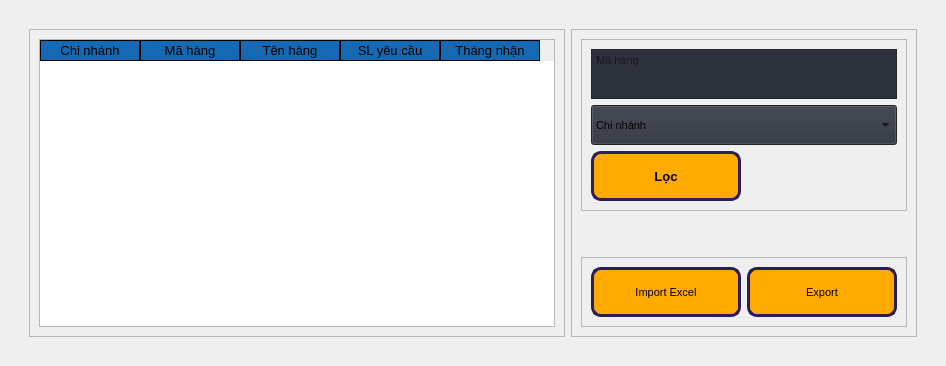
               <widget class="QWidget" name="page_8">
                <layout class="QVBoxLayout" name="verticalLayout_35">
                 <item>
                  <widget class="QWidget" name="widget_5" native="true">
                   <layout class="QVBoxLayout" name="verticalLayout_42">
                    <item>
                     <widget class="QWidget" name="widget_6" native="true">
                      <layout class="QHBoxLayout" name="horizontalLayout_20">
                       <item>
                        <widget class="QFrame" name="frame_26">
                         <property name="styleSheet">
                          <string notr="true">
QTableWidget{
font-size:8t;
}
QHeaderView::section{
background-color:rgb(21, 105, 178);
border:1px solid rgb(0,0,0);
font-size:10pt;
}
</string>
                         </property>
                         <property name="frameShape">
                          <enum>QFrame::StyledPanel</enum>
                         </property>
                         <property name="frameShadow">
                          <enum>QFrame::Raised</enum>
                         </property>
                         <layout class="QVBoxLayout" name="verticalLayout_36">
                          <item>
                           <widget class="QTableWidget" name="tbNhuCau">
                            <property name="font">
                             <font>
                              <pointsize>8</pointsize>
                             </font>
                            </property>
                            <property name="styleSheet">
                             <string notr="true"/>
                            </property>
                            <property name="sizeAdjustPolicy">
                             <enum>QAbstractScrollArea::AdjustToContents</enum>
                            </property>
                            <column>
                             <property name="text">
                              <string>Chi nhánh</string>
                             </property>
                             <property name="background">
                              <color>
                               <red>255</red>
                               <green>255</green>
                               <blue>255</blue>
                              </color>
                             </property>
                            </column>
                            <column>
                             <property name="text">
                              <string>Mã hàng</string>
                             </property>
                            </column>
                            <column>
                             <property name="text">
                              <string>Tên hàng</string>
                             </property>
                            </column>
                            <column>
                             <property name="text">
                              <string>SL yêu cầu</string>
                             </property>
                            </column>
                            <column>
                             <property name="text">
                              <string>Tháng nhận</string>
                             </property>
                            </column>
                           </widget>
                          </item>
                         </layout>
                        </widget>
                       </item>
                       <item alignment="Qt::AlignRight|Qt::AlignTop">
                        <widget class="QFrame" name="frame_27">
                         <property name="sizePolicy">
                          <sizepolicy hsizetype="Expanding" vsizetype="Expanding">
                           <horstretch>0</horstretch>
                           <verstretch>0</verstretch>
                          </sizepolicy>
                         </property>
                         <property name="minimumSize">
                          <size>
                           <width>125</width>
                           <height>0</height>
                          </size>
                         </property>
                         <property name="maximumSize">
                          <size>
                           <width>700</width>
                           <height>16777215</height>
                          </size>
                         </property>
                         <property name="font">
                          <font>
                           <pointsize>8</pointsize>
                          </font>
                         </property>
                         <property name="frameShape">
                          <enum>QFrame::StyledPanel</enum>
                         </property>
                         <property name="frameShadow">
                          <enum>QFrame::Raised</enum>
                         </property>
                         <layout class="QVBoxLayout" name="verticalLayout_39">
                          <item>
                           <widget class="QFrame" name="frame_28">
                            <property name="minimumSize">
                             <size>
                              <width>0</width>
                              <height>150</height>
                             </size>
                            </property>
                            <property name="styleSheet">
                             <string notr="true"/>
                            </property>
                            <property name="frameShape">
                             <enum>QFrame::StyledPanel</enum>
                            </property>
                            <property name="frameShadow">
                             <enum>QFrame::Raised</enum>
                            </property>
                            <layout class="QVBoxLayout" name="verticalLayout_40">
                             <item>
                              <widget class="QTextEdit" name="maHangNhuCauFilter">
                               <property name="minimumSize">
                                <size>
                                 <width>0</width>
                                 <height>40</height>
                                </size>
                               </property>
                               <property name="maximumSize">
                                <size>
                                 <width>500</width>
                                 <height>50</height>
                                </size>
                               </property>
                               <property name="styleSheet">
                                <string notr="true">background-color:#2c313c;</string>
                               </property>
                               <property name="placeholderText">
                                <string>Mã hàng</string>
                               </property>
                              </widget>
                             </item>
                             <item>
                              <widget class="QComboBox" name="chiNhanhFilterCb_2">
                               <property name="minimumSize">
                                <size>
                                 <width>0</width>
                                 <height>40</height>
                                </size>
                               </property>
                               <property name="maximumSize">
                                <size>
                                 <width>500</width>
                                 <height>200</height>
                                </size>
                               </property>
                               <property name="styleSheet">
                                <string notr="true">background-color:#2c313c;</string>
                               </property>
                               <item>
                                <property name="text">
                                 <string>Chi nhánh</string>
                                </property>
                               </item>
                               <item>
                                <property name="text">
                                 <string>Yên Bái</string>
                                </property>
                               </item>
                               <item>
                                <property name="text">
                                 <string>Vĩnh Phúc</string>
                                </property>
                               </item>
                               <item>
                                <property name="text">
                                 <string>Tuyên Quang</string>
                                </property>
                               </item>
                               <item>
                                <property name="text">
                                 <string>Thanh Hóa</string>
                                </property>
                               </item>
                               <item>
                                <property name="text">
                                 <string>Thái Nguyên</string>
                                </property>
                               </item>
                               <item>
                                <property name="text">
                                 <string>Thái Bình</string>
                                </property>
                               </item>
                               <item>
                                <property name="text">
                                 <string>Sơn La</string>
                                </property>
                               </item>
                               <item>
                                <property name="text">
                                 <string>Quảng Ninh</string>
                                </property>
                               </item>
                               <item>
                                <property name="text">
                                 <string>Phú Thọ</string>
                                </property>
                               </item>
                               <item>
                                <property name="text">
                                 <string>Ninh Bình</string>
                                </property>
                               </item>
                               <item>
                                <property name="text">
                                 <string>Nghê An</string>
                                </property>
                               </item>
                               <item>
                                <property name="text">
                                 <string>Nam Định</string>
                                </property>
                               </item>
                               <item>
                                <property name="text">
                                 <string>Lào Cai</string>
                                </property>
                               </item>
                               <item>
                                <property name="text">
                                 <string>Lạng Sơn</string>
                                </property>
                               </item>
                               <item>
                                <property name="text">
                                 <string>Hưng Yên</string>
                                </property>
                               </item>
                               <item>
                                <property name="text">
                                 <string>Hòa Bình</string>
                                </property>
                               </item>
                               <item>
                                <property name="text">
                                 <string>Hải Phòng</string>
                                </property>
                               </item>
                               <item>
                                <property name="text">
                                 <string>Hải Dương </string>
                                </property>
                               </item>
                               <item>
                                <property name="text">
                                 <string>Hà Nam</string>
                                </property>
                               </item>
                               <item>
                                <property name="text">
                                 <string>Điện Biên</string>
                                </property>
                               </item>
                               <item>
                                <property name="text">
                                 <string>Cao Bằng</string>
                                </property>
                               </item>
                               <item>
                                <property name="text">
                                 <string>Bắc Ninh</string>
                                </property>
                               </item>
                               <item>
                                <property name="text">
                                 <string>Bắc Giang</string>
                                </property>
                               </item>
                               <item>
                                <property name="text">
                                 <string>Hà Nội 1</string>
                                </property>
                               </item>
                               <item>
                                <property name="text">
                                 <string>Hà Nội 2</string>
                                </property>
                               </item>
                               <item>
                                <property name="text">
                                 <string>Hà Nội 3</string>
                                </property>
                               </item>
                               <item>
                                <property name="text">
                                 <string>Hà Nội 4</string>
                                </property>
                               </item>
                               <item>
                                <property name="text">
                                 <string>Hà Nội 5</string>
                                </property>
                               </item>
                               <item>
                                <property name="text">
                                 <string>Hà Nội 6</string>
                                </property>
                               </item>
                               <item>
                                <property name="text">
                                 <string>Hà Nội 7</string>
                                </property>
                               </item>
                               <item>
                                <property name="text">
                                 <string>Hà Nội 8</string>
                                </property>
                               </item>
                               <item>
                                <property name="text">
                                 <string>Hà Nội 9</string>
                                </property>
                               </item>
                               <item>
                                <property name="text">
                                 <string>Hà Nội 10</string>
                                </property>
                               </item>
                               <item>
                                <property name="text">
                                 <string>Hà Nội 11</string>
                                </property>
                               </item>
                               <item>
                                <property name="text">
                                 <string>Hà Nội 12</string>
                                </property>
                               </item>
                               <item>
                                <property name="text">
                                 <string>Hà Nội 13</string>
                                </property>
                               </item>
                               <item>
                                <property name="text">
                                 <string>Hà Nội 14</string>
                                </property>
                               </item>
                               <item>
                                <property name="text">
                                 <string>Hà Nội HO</string>
                                </property>
                               </item>
                              </widget>
                             </item>
                             <item>
                              <widget class="QPushButton" name="nhuCauFilter">
                               <property name="minimumSize">
                                <size>
                                 <width>150</width>
                                 <height>50</height>
                                </size>
                               </property>
                               <property name="maximumSize">
                                <size>
                                 <width>150</width>
                                 <height>100</height>
                                </size>
                               </property>
                               <property name="font">
                                <font>
                                 <pointsize>10</pointsize>
                                 <weight>75</weight>
                                 <bold>true</bold>
                                </font>
                               </property>
                               <property name="styleSheet">
                                <string notr="true">background-color: rgb(255, 170, 0);
border:3px solid rgb(43,31,91);
border-radius:10px;</string>
                               </property>
                               <property name="text">
                                <string>Lọc</string>
                               </property>
                               <property name="icon">
                                <iconset resource="resources.qrc">
                                 <normaloff>:/icons/icons/filter.svg</normaloff>:/icons/icons/filter.svg</iconset>
                               </property>
                               <property name="iconSize">
                                <size>
                                 <width>24</width>
                                 <height>24</height>
                                </size>
                               </property>
                              </widget>
                             </item>
                            </layout>
                           </widget>
                          </item>
                          <item>
                           <spacer name="verticalSpacer_5">
                            <property name="orientation">
                             <enum>Qt::Vertical</enum>
                            </property>
                            <property name="sizeHint" stdset="0">
                             <size>
                              <width>20</width>
                              <height>40</height>
                             </size>
                            </property>
                           </spacer>
                          </item>
                          <item>
                           <widget class="QFrame" name="frame_31">
                            <property name="maximumSize">
                             <size>
                              <width>500</width>
                              <height>16777215</height>
                             </size>
                            </property>
                            <property name="frameShape">
                             <enum>QFrame::StyledPanel</enum>
                            </property>
                            <property name="frameShadow">
                             <enum>QFrame::Raised</enum>
                            </property>
                            <layout class="QHBoxLayout" name="horizontalLayout_22">
                             <item alignment="Qt::AlignLeft">
                              <widget class="QPushButton" name="importNhuCauBtn">
                               <property name="minimumSize">
                                <size>
                                 <width>150</width>
                                 <height>50</height>
                                </size>
                               </property>
                               <property name="maximumSize">
                                <size>
                                 <width>100</width>
                                 <height>16777215</height>
                                </size>
                               </property>
                               <property name="font">
                                <font>
                                 <pointsize>8</pointsize>
                                </font>
                               </property>
                               <property name="styleSheet">
                                <string notr="true">background-color: rgb(255, 170, 0);
border:3px solid rgb(43,31,91);
border-radius:10px;</string>
                               </property>
                               <property name="text">
                                <string>Import Excel</string>
                               </property>
                               <property name="icon">
                                <iconset resource="resources.qrc">
                                 <normaloff>:/icons/icons/share.svg</normaloff>:/icons/icons/share.svg</iconset>
                               </property>
                               <property name="iconSize">
                                <size>
                                 <width>24</width>
                                 <height>24</height>
                                </size>
                               </property>
                              </widget>
                             </item>
                             <item alignment="Qt::AlignRight">
                              <widget class="QPushButton" name="exportBCNhuCauBtn">
                               <property name="minimumSize">
                                <size>
                                 <width>150</width>
                                 <height>50</height>
                                </size>
                               </property>
                               <property name="maximumSize">
                                <size>
                                 <width>100</width>
                                 <height>16777215</height>
                                </size>
                               </property>
                               <property name="styleSheet">
                                <string notr="true">background-color: rgb(255, 170, 0);
border:3px solid rgb(43,31,91);
border-radius:10px;</string>
                               </property>
                               <property name="text">
                                <string>Export</string>
                               </property>
                               <property name="icon">
                                <iconset resource="resources.qrc">
                                 <normaloff>:/icons/icons/printer.svg</normaloff>:/icons/icons/printer.svg</iconset>
                               </property>
                               <property name="iconSize">
                                <size>
                                 <width>24</width>
                                 <height>24</height>
                                </size>
                               </property>
                              </widget>
                             </item>
                            </layout>
                           </widget>
                          </item>
                         </layout>
                        </widget>
                       </item>
                      </layout>
                     </widget>
                    </item>
                   </layout>
                  </widget>
                 </item>
                </layout>
               </widget>
